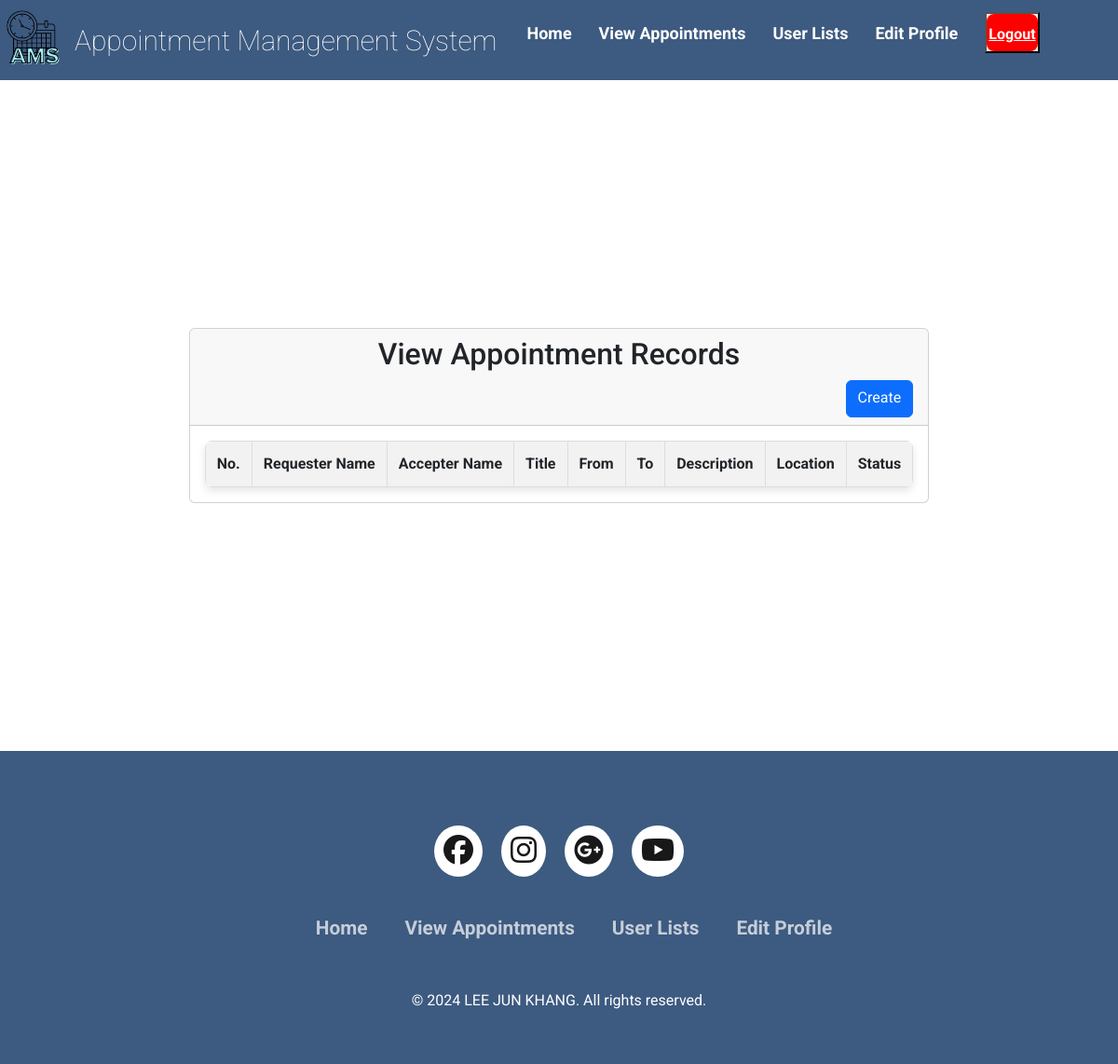
/appointment_view_admin.php, run on an earlier commit of the app's database.
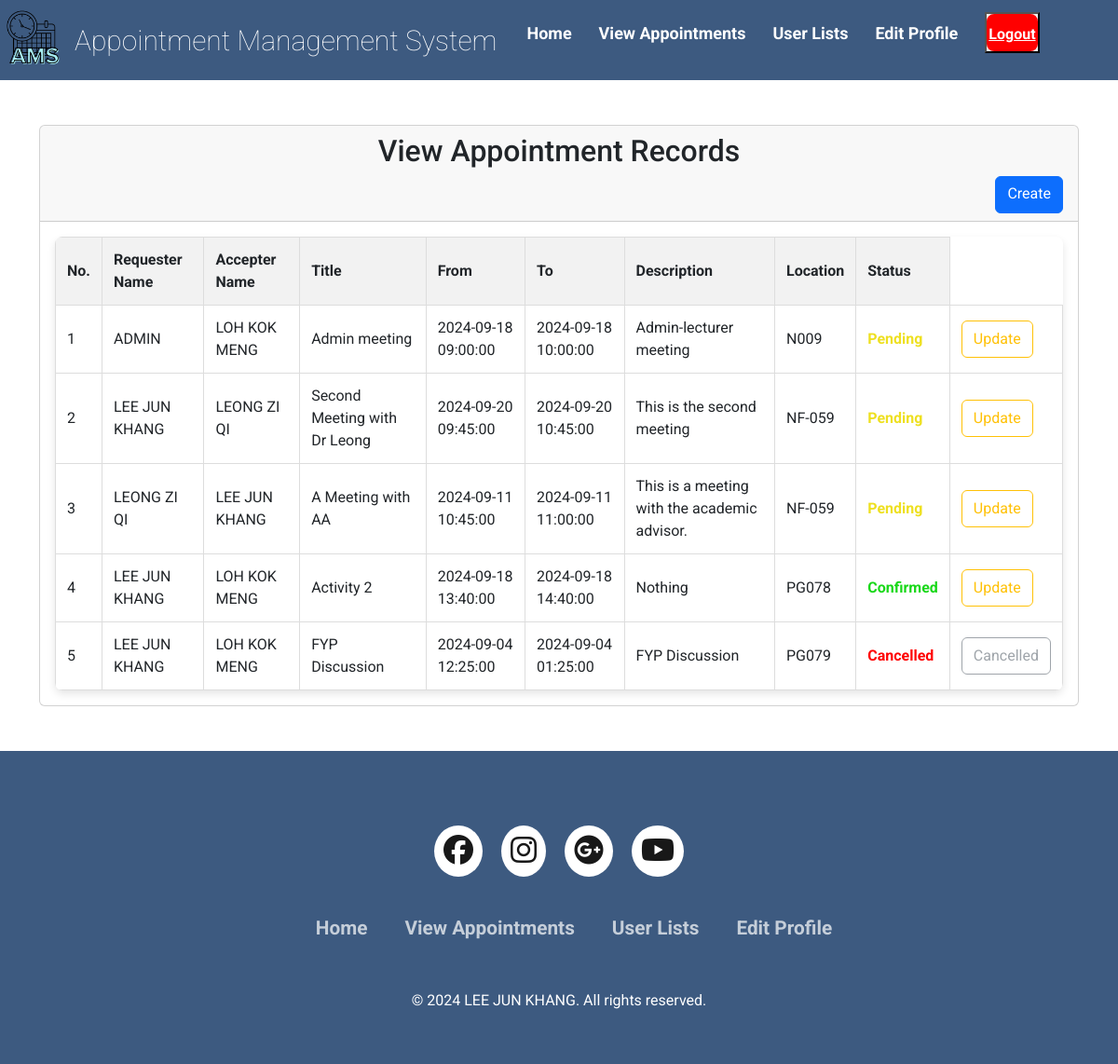
And on a later commit of the database.
### tables this page shows
CREATE TABLE `appointments` (
  `id` int(11) NOT NULL,
  `accepter_id` int(11) NOT NULL,
  `requester_id` int(11) NOT NULL,
  `title` varchar(100) NOT NULL,
  `from_time` datetime NOT NULL,
  `to_time` datetime NOT NULL,
  `description` varchar(255) NOT NULL,
  `location` varchar(255) NOT NULL,
  `status` enum('Pending','Confirmed','Cancelled') NOT NULL
);

CREATE TABLE `users` (
  `id` int(11) NOT NULL,
  `username` varchar(100) NOT NULL,
  `email` varchar(255) NOT NULL,
  `password` varchar(255) NOT NULL,
  `reg_date` datetime NOT NULL,
  `role_id` int(11) NOT NULL,
  `faculty` varchar(20) NOT NULL,
  `contact_number` varchar(13) NOT NULL
);

### appointment_view_admin.php (the view, shortened to what this page needs)
<!DOCTYPE html>
<html lang="en">
<head>
    <link rel="stylesheet" href="css/style.css">
    <link href="https://cdn.jsdelivr.net/npm/bootstrap@5.3.3/dist/css/bootstrap.min.css" rel="stylesheet">
    <link rel="stylesheet" type="text/css" href="https://cdnjs.cloudflare.com/ajax/libs/font-awesome/6.6.0/css/all.min.css">
    <link rel="stylesheet" href="https://unicons.iconscout.com/release/v4.0.0/css/line.css">
</head>
<body>
    <header>
        <nav class="navbar">
            <div class="navdiv">
                <div class="image-container">
                    <a href="home_admin.php"><img src="assets/images/logo.png" alt="logo" class="nav-logo" style="width: 70px; height: auto;"></a>
                    <a href="home_admin.php" class="logo-text">Appointment Management System</a>
                    <?php
                    include("database.php");
                    ?>
                </div>
                <ul>
                    <li><a href="home_admin.php">Home</a></li>
                    <li><a href="appointment_view_admin.php">View Appointments</a></li>
                    <li><a href="user_view_admin.php">User Lists</a></li>
                    <li><?php echo "<a href='edit_profile_admin.php?id=$res_id'>Edit Profile</a>"; ?></li>
                    <button><a href="logout.php" class="logout-btn">Logout</a></button>
                </ul>
            </div>
        </nav>
    </header>
    <main>
        <div class="container">
            <div class="row">
                <div class="col-md-12">
                    <div class="card">
                        <div class="card-header">
                            <h2 style="text-align: center;">View Appointment Records</h2>
                            <div class="d-grid gap-2 d-md-flex justify-content-md-end">
                                <button type="button" class="btn btn-primary" data-bs-toggle="modal" data-bs-target="#createModal">
                                    <p>Create</p>
                                </button>
                            </div>
                        </div>
                        <div class="card-body">
                            <table class="product-table">
                                <thead>
                                    <tr>
                                        <th>No.</th>
                                        <th>Requester Name</th>
                                        <th>Accepter Name</th>
                                        <th>Title</th>
                                        <th>From</th>
                                        <th>To</th>
                                        <th>Description</th>
                                        <th>Location</th>
                                        <th>Status</th>
                                    </tr>
                                </thead>
                                <tbody>
                                    <?php
                                    $count = 1;
                                    $sel_query = "SELECT appointments.*,
                                                    u1.username AS requester_name,
                                                    u2.username AS accepter_name
                                                    FROM appointments
                                                    JOIN users u1 ON appointments.requester_id = u1.id
                                                    JOIN users u2 ON appointments.accepter_id = u2.id
                                                    ORDER BY appointments.id DESC";
                                    $stmt = $con->prepare($sel_query);
                                    $stmt->execute();
                                    $result = $stmt->get_result();
                                    while ($row = mysqli_fetch_assoc($result)) {
                                    ?>
                                        <tr>
                                            <td><?php echo $count; ?></td>
                                            <td><?php echo $row["requester_name"]; ?></td>
                                            <td><?php echo $row["accepter_name"]; ?></td>
                                            <td><?php echo $row["title"]; ?></td>
                                            <td><?php echo $row["from_time"]; ?></td>
                                            <td><?php echo $row["to_time"]; ?></td>
                                            <td><?php echo $row["description"]; ?></td>
                                            <td><?php echo $row["location"]; ?></td>
                                            <?php
                                            $statusClass = '';
                                            $statusText = $row['status'];
                                            switch ($statusText) {
                                                case 'Pending':
                                                    $statusClass = 'status-pending';
                                                    break;
                                                case 'Confirmed':
                                                    $statusClass = 'status-confirmed';
                                                    break;
                                                case 'Cancelled':
                                                    $statusClass = 'status-cancelled';
                                                    break;
                                            }
                                            echo "<td class='$statusClass'>{$statusText}</td>";
                                            ?>
                                            <td>
                                                <?php if ($row['status'] !== 'Cancelled'): ?>
                                                    <button type="button" class="btn btn-outline-warning" data-bs-toggle="modal" data-bs-target="#updateModal" data-id="<?php echo $row['id']; ?>">Update</button>
                                                <?php else: ?>
                                                    <button type="button" class="btn btn-outline-secondary" disabled>Cancelled</button>
                                                <?php endif; ?>
                                            </td>
                                        </tr>
                                    <?php
                                        $count++;
                                    }
                                    ?>
                                </tbody>
                            </table>
                        </div>
                    </div>
                </div>
            </div>
    </main>
    <footer class="footer">
        <div class="footer-container">
            <div class="footer-icons">
                <a href=""><i class="fa-brands fa-facebook"></i></a>
                <a href=""><i class="fa-brands fa-instagram"></i></a>
                <a href=""><i class="fa-brands fa-google-plus"></i></a>
                <a href=""><i class="fa-brands fa-youtube"></i></a>
            </div>
            <div class="footer-nav">
                <ul>
                    <li><a href="home_admin.php">Home</a></li>
                    <li><a href="appointment_view_admin.php">View Appointments</a></li>
                    <li><a href="user_view_admin.php">User Lists</a></li>
                    <li><a href="edit_profile_admin.php">Edit Profile</a></li>
                </ul>
            </div>
            <div class="footer-bottom">
                <p>&copy; 2024 LEE JUN KHANG. All rights reserved. </p>
            </div>
        </div>
    </footer>
</body>
</html>

### css/style.css (style rules this page uses)
* { padding: 0; margin: 0; box-sizing: border-box; font-family: 'Roboto', sans-serif; }
body { background: #98C1D9; }
.container { display: flex; align-items: center; justify-content: center; min-height: 90vh; }
.navdiv { text-decoration: none; display: flex; align-items: center; justify-content: space-between; }
.btn { height: 40px; background: #3D5A80; color: white; font-size: 16px; font-weight: bold; border: 2px solid #3D5A80; border-radius: 5px; cursor: pointer; transition: background 0.3s ease, color 0.3s ease, border-color 0.3s ease; text-align: center; line-height: 40px; }
.logout-btn { height: 40px; background-color: red; color: white; font-size: 16px; font-weight: bold; border: 2px solid red; border-radius: 8px; cursor: pointer; text-align: center; line-height: 40px; padding: 0; margin: 0; box-sizing: border-box; display: inline-block; transition: background-color 0.3s ease, color 0.3s ease, border-color 0.3s ease; }
footer { background-color: #3D5A80; }
.footer-container { width: 100%; padding: 70px 30px 20px; }
.footer-icons { display: flex; justify-content: center; }
.footer-icons a { text-decoration: none; padding: 10px; background-color: white; margin: 10px; border-radius: 50%; }
.footer-icons a i { font-size: 2em; color: black; opacity: 0.9; }
.footer-nav { margin: 30px 0; }
.footer-nav ul { display: flex; justify-content: center; }
.footer-nav ul li a { color: white; margin: 20px; text-decoration: none; font-size: 1.3em; opacity: 0.7; transition: 0.5s; }
.footer-bottom { background-color: #3D5A80; padding: 20px; text-align: center; }
.footer-bottom p { color: white; }
.navbar { background: #3D5A80; font-family: calibri; padding-right: 15px; padding-left: 15px; }
.navdiv { display: flex; align-items: center; justify-content: space-between; }
.navdiv ul li a { text-decoration: none; }
.logo-text { font-size: 30px; font-weight: 60; color: white; text-decoration: none; }
.image-container img { width: 100px; height: auto; display: flex; align-items: center; }
.image-container { display: flex; align-items: center; }
.nav-logo { width: 100px; height: auto; margin-right: 10px; }
li { list-style: none; display: inline-block; }
li a { color: white; font-size: 18px; font-weight: bold; margin-right: 25px; }
.product-table { width: 100%; border-collapse: collapse; background-color: #fff; border-radius: 8px; overflow: hidden; box-shadow: 0 4px 8px rgba(0, 0, 0, 0.1); }
.product-table th, .product-table td { padding: 12px; border: 1px solid #ddd; }
.product-table th { background-color: #f2f2f2; font-weight: bold; }
.status-pending { color: rgb(238, 224, 32); font-weight: bold; }
.status-confirmed { color: rgb(25, 216, 25); font-weight: bold; }
.status-cancelled { color: red; font-weight: bold; }

What changed in the data, as far as the page shows it:
added appointments: users.username "ADMIN", users.username "LOH KOK MENG", title "Admin meeting", from_time "2024-09-18 09:00:00", to_time "2024-09-18 10:00:00", description "Admin-lecturer meeting", location "N009", status "Pending"
added appointments: users.username "LEE JUN KHANG", users.username "LEONG ZI QI", title "Second Meeting with Dr Leong", from_time "2024-09-20 09:45:00", to_time "2024-09-20 10:45:00", description "This is the second meeting", location "NF-059", status "Pending"
added appointments: users.username "LEONG ZI QI", users.username "LEE JUN KHANG", title "A Meeting with AA", from_time "2024-09-11 10:45:00", to_time "2024-09-11 11:00:00", description "This is a meeting with the academic advisor.", location "NF-059", status "Pending"
added appointments: users.username "LEE JUN KHANG", users.username "LOH KOK MENG", title "Activity 2", from_time "2024-09-18 13:40:00", to_time "2024-09-18 14:40:00", description "Nothing", location "PG078", status "Confirmed"
added appointments: users.username "LEE JUN KHANG", users.username "LOH KOK MENG", title "FYP Discussion", from_time "2024-09-04 12:25:00", to_time "2024-09-04 01:25:00", description "FYP Discussion", location "PG079", status "Cancelled"
